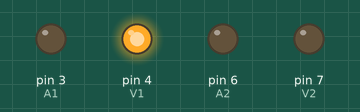
The sketch below on a simulated Arduino Uno, built with avr-gcc and run on an emulated ATmega328P. On the bench: output pins drawn as LEDs (lit = HIGH). Pins used as bus, display or sensor lines are not drawn.

Above: at 5.0 s.
At 11.0 s:
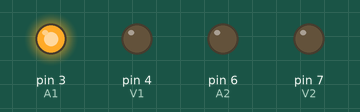
At 17.0 s:
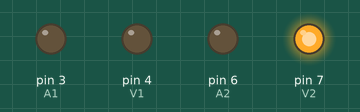
At 23.0 s:
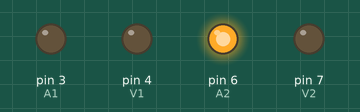
Timing chart, 0 to 31.2 s (numbered marks = the images above):
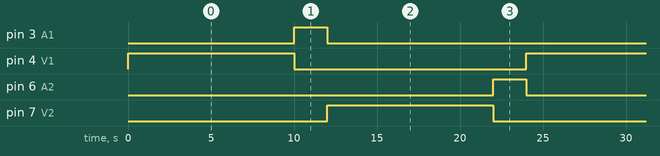

The sketch:

ejer2catap.ino
```cpp
#define V1  4
#define A1  3
#define R1  2
#define V2  7
#define A2  6
#define R2  5
//Le define un nombre a los pines

void setup()
{
  pinMode(2, OUTPUT);//define el pin 2 como salida
  pinMode(3, OUTPUT);//define el pin 3 como salida
  pinMode(4, OUTPUT);//define el pin 4 como salida
  pinMode(5, OUTPUT);//define el pin 5 como salida
  pinMode(6, OUTPUT);//define el pin 6 como salida
  pinMode(7, OUTPUT);//define el pin 7 como salida
}

void loop()
{
  digitalWrite(V1, HIGH);//hace que v1 se encienda
  digitalWrite(R2, HIGH);//hace que r2 se encienda
  delay(10000); // espera 10 segundos
  digitalWrite(V1,LOW);//hace que v1 se apague

  digitalWrite(A1,HIGH);//hace que a1 se encienda
  delay(2000); //espera 2 segundos
  digitalWrite(A1,LOW);//hace que a1 se apague

  digitalWrite(R2,LOW);//hace que r2 se apague
  digitalWrite(V2,HIGH);//hace que v2 se encienda
  digitalWrite(R1,HIGH);//hace que r1 se encienda
  delay(10000);//espera 10 segundos

  digitalWrite(V2,LOW);//hace que v2 se apague
  digitalWrite(A2,HIGH);//hace que a2 se encienda
  delay(2000);//espera 2 segundos
  digitalWrite(A2,LOW);//hace que a2 se apague
  digitalWrite(R1,LOW);//hace que r1 se apague


}
```

Measured:
- by itself, pin 3 (A1), pin 6 (A2): alternates HIGH for 2.0 s and LOW for 22.0 s
- by itself, pin 4 (V1), pin 7 (V2): alternates HIGH for 10.0 s and LOW for 14.0 s
- by itself, everything shown: repeats every 24.0 s, in 5 steps
